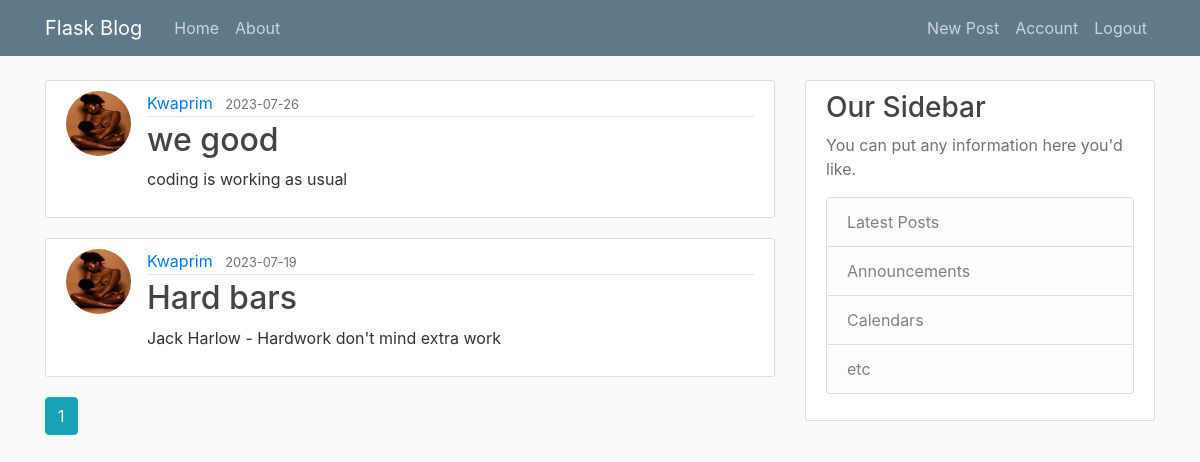
Screenshot of /home (signed in) with the database file from the repository.
### flaskblog/models.py (models this page shows, shortened)
class Post(db.Model):
    id = db.Column(db.Integer, primary_key = True)
    title = db.Column(db.String(100), nullable = False)
    date_posted = db.Column(db.DateTime, nullable = False, default = datetime.datetime.utcnow)
    content = db.Column(db.Text, nullable = False)
    user_id = db.Column(db.Integer, db.ForeignKey('user.id'), nullable=False)

class User(db.Model, UserMixin):
    id = db.Column(db.Integer, primary_key=True)
    username = db.Column(db.String(20), unique=True, nullable=False)
    email = db.Column(db.String(120), unique=True, nullable=False)
    image_file = db.Column(db.String(20), nullable=False, default='default.jpg')
    password = db.Column(db.String(60), nullable=False)
    posts = db.relationship('Post', backref='author', lazy=True)

### flaskblog/main/routes.py (the view)
@main.route("/")
@main.route("/home")
def home():
    page = request.args.get('page', 1, type = int)
    posts = Post.query.order_by(Post.date_posted.desc()).paginate(page = page, per_page = 10)
    return render_template('home.html', posts=posts)

### flaskblog/models.py (called while the page is built)
@login_manager.user_loader
def load_user(user_id):
    return User.query.get(int(user_id))

### flaskblog/templates/home.html
{% extends "layout.html" %}
{% block content %}
    {% for post in posts.items %}
        <article class="media content-section">
          <img class="rounded-circle article-img" src="{{ url_for('static', filename='profile_pics/' + post.author.image_file) }}">
          <div class="media-body">
            <div class="article-metadata">
              <a class="mr-2" href="{{ url_for('users.user_posts', username=post.author.username) }}">{{ post.author.username }}</a>
              <small class="text-muted">{{ post.date_posted.strftime('%Y-%m-%d') }}</small>
            </div>
            <h2><a class="article-title" href="{{ url_for('posts.post', post_id=post.id) }}">{{ post.title }}</a></h2>
            <p class="article-content">{{ post.content }}</p>
          </div>
        </article>
    {% endfor %}
    {% for page_num in posts.iter_pages(left_edge=1, right_edge=1, left_current=1, right_current=2) %}
      {% if page_num %}
        {% if posts.page == page_num %}
          <a class="btn btn-info mb-4" href="{{ url_for('main.home', page=page_num) }}">{{ page_num }}</a>
        {% else %}
          <a class="btn btn-outline-info mb-4" href="{{ url_for('main.home', page=page_num) }}">{{ page_num }}</a>
        {% endif %}
      {% else %}
        ...
      {% endif %}
    {% endfor %}
{% endblock content %}

### flaskblog/static/main.css (style rules this page uses)
body { background: #fafafa; color: #333333; margin-top: 5rem; }
h1, h2, h3, h4, h5, h6 { color: #444444; }
.content-section { background: #ffffff; padding: 10px 20px; border: 1px solid #dddddd; border-radius: 3px; margin-bottom: 20px; }
.article-title { color: #444444; }
.article-content { white-space: pre-line; }
.article-img { height: 65px; width: 65px; margin-right: 16px; }
.article-metadata { padding-bottom: 1px; margin-bottom: 4px; border-bottom: 1px solid #e3e3e3 }

### rows the page displays
Post: image_file (picture), author.username "Kwaprim", date_posted "2023-07-26", title "we good", content "coding is working as usual"
Post: image_file (picture), author.username "Kwaprim", date_posted "2023-07-19", title "Hard bars", content "Jack Harlow - Hardwork don't mind extra work"

### other values shown
{{ page_num }} "1"
